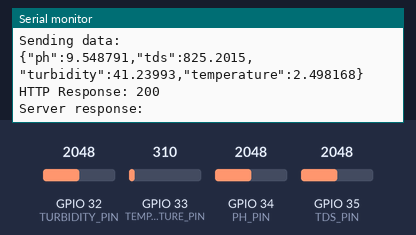
A sketch run on a simulated ESP32. On the bench: the last lines printed to the serial monitor. The test bench sets the inputs (shaded band); at power-on: GPIO 33 (TEMPERATURE_PIN) = 310, GPIO 32 (TURBIDITY_PIN) = 2048, GPIO 34 (PH_PIN) = 2048, GPIO 35 (TDS_PIN) = 2048. WiFi joins after 1.5 s; servers stay silent unless stated; uploads are accepted with an empty reply.

Above: at 3.7 s.
3.8 s: GPIO 33 (TEMPERATURE_PIN) set to 372
11.4 s: GPIO 32 (TURBIDITY_PIN) set to 2866
At 12.89 s:
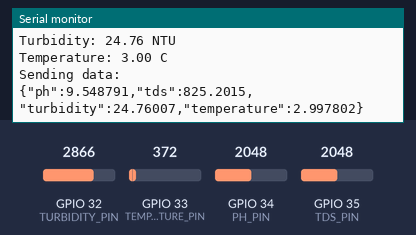
19.0 s: GPIO 34 (PH_PIN) set to 2866
At 24.5 s:
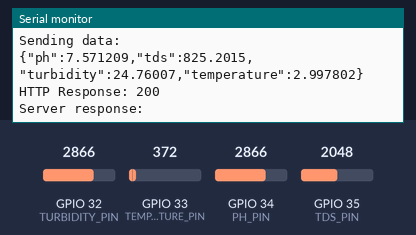
26.6 s: GPIO 35 (TDS_PIN) set to 2866
At 33.9 s:
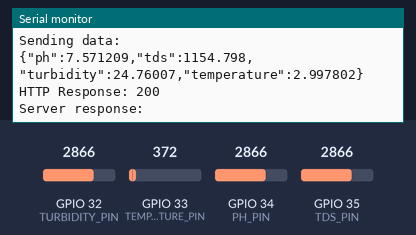
34.2 s: GPIO 33 (TEMPERATURE_PIN) set to 434
41.8 s: GPIO 32 (TURBIDITY_PIN) set to 3972
At 44.6 s:
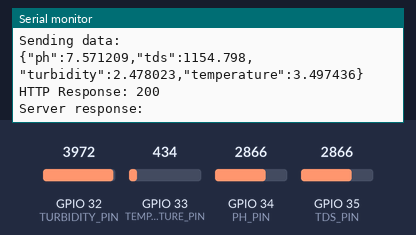
Timing chart, 0 to 46.1 s (numbered marks = the images above; inputs shaded):
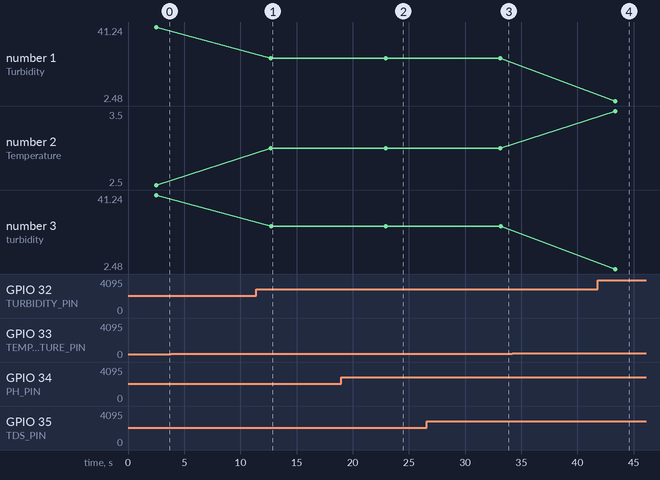

Measured:
- after the input at 11.4 s, the serial monitor: prints a new line after 1.3 s (image 1)
- after the input at 19.0 s, the serial monitor: prints a new line after 3.9 s (image 2)
- after the input at 26.6 s, the serial monitor: prints a new line after 6.5 s (image 3)
- after the input at 41.8 s, the serial monitor: prints a new line after 1.6 s (image 4)
- plotted number 1: 41.24 → 24.76 after the input at 11.4 s, 24.76 → 2.48 after the input at 41.8 s
- plotted number 3: 41.24 → 24.76 after the input at 11.4 s, 24.76 → 2.48 after the input at 41.8 s

The sketch:

esp32_water_monitoring.ino
```cpp
#include <WiFi.h>
#include <HTTPClient.h>
#include <ArduinoJson.h>

// =====================================================
// Wi-Fi Configuration
// =====================================================

const char* WIFI_SSID = "siri";
const char* WIFI_PASSWORD = "2323232";

// Replace with the IP address of the computer
// running your Flask backend.
const char* SERVER_URL =
    "http://YOUR_COMPUTER_IP:5000/api/predict";


// =====================================================
// Sensor Pins
// =====================================================

const int PH_PIN = 34;
const int TDS_PIN = 35;
const int TURBIDITY_PIN = 32;
const int TEMPERATURE_PIN = 33;


// =====================================================
// Setup
// =====================================================

void setup() {

  Serial.begin(115200);

  delay(1000);

  Serial.println();
  Serial.println("================================");
  Serial.println("IoT Water Quality Monitoring");
  Serial.println("================================");

  // Connect to Wi-Fi
  WiFi.begin(
      WIFI_SSID,
      WIFI_PASSWORD
  );

  Serial.print("Connecting to Wi-Fi");

  while (WiFi.status() != WL_CONNECTED) {

    delay(500);

    Serial.print(".");
  }

  Serial.println();

  Serial.println("Wi-Fi connected!");

  Serial.print("ESP32 IP Address: ");

  Serial.println(
      WiFi.localIP()
  );
}


// =====================================================
// Read pH
// =====================================================

float readPH() {

  int rawValue = analogRead(PH_PIN);

  float voltage =
      rawValue * (3.3 / 4095.0);

  // Basic example conversion.
  // Calibrate this according to your actual
  // pH sensor before real deployment.

  float ph =
      7.0 + ((2.5 - voltage) * 3.0);

  return ph;
}


// =====================================================
// Read TDS
// =====================================================

float readTDS() {

  int rawValue =
      analogRead(TDS_PIN);

  float voltage =
      rawValue * (3.3 / 4095.0);

  // Basic placeholder conversion.
  // Replace with your sensor's calibrated
  // TDS conversion formula.

  float tds =
      voltage * 500.0;

  return tds;
}


// =====================================================
// Read Turbidity
// =====================================================

float readTurbidity() {

  int rawValue =
      analogRead(TURBIDITY_PIN);

  float voltage =
      rawValue * (3.3 / 4095.0);

  // Basic example conversion.
  // Calibrate according to the actual
  // turbidity sensor.

  float turbidity =
      (3.3 - voltage) * 25.0;

  if (turbidity < 0) {

    turbidity = 0;
  }

  return turbidity;
}


// =====================================================
// Read Temperature
// =====================================================

float readTemperature() {

  int rawValue =
      analogRead(TEMPERATURE_PIN);

  float voltage =
      rawValue * (3.3 / 4095.0);

  // Placeholder conversion.
  // Replace with the calibration formula
  // for your actual temperature sensor.

  float temperature =
      voltage * 10.0;

  return temperature;
}


// =====================================================
// Send Data to Flask
// =====================================================

void sendWaterQualityData(
    float ph,
    float tds,
    float turbidity,
    float temperature
) {

  if (WiFi.status() != WL_CONNECTED) {

    Serial.println(
        "Wi-Fi disconnected."
    );

    return;
  }


  HTTPClient http;

  http.begin(SERVER_URL);

  http.addHeader(
      "Content-Type",
      "application/json"
  );


  // Create JSON payload
  StaticJsonDocument<256> json;

  json["ph"] = ph;

  json["tds"] = tds;

  json["turbidity"] = turbidity;

  json["temperature"] = temperature;


  String requestBody;

  serializeJson(
      json,
      requestBody
  );


  Serial.println();
  Serial.println("Sending data:");

  Serial.println(
      requestBody
  );


  int httpResponseCode =
      http.POST(requestBody);


  if (httpResponseCode > 0) {

    Serial.print(
        "HTTP Response: "
    );

    Serial.println(
        httpResponseCode
    );


    String response =
        http.getString();


    Serial.println(
        "Server response:"
    );

    Serial.println(
        response
    );

  } else {

    Serial.print(
        "HTTP request failed: "
    );

    Serial.println(
        httpResponseCode
    );
  }


  http.end();
}


// =====================================================
// Main Loop
// =====================================================

void loop() {

  float ph =
      readPH();

  float tds =
      readTDS();

  float turbidity =
      readTurbidity();

  float temperature =
      readTemperature();


  // Display sensor readings
  Serial.println();
  Serial.println(
      "========== SENSOR DATA =========="
  );

  Serial.print("pH: ");
  Serial.println(ph);

  Serial.print("TDS: ");
  Serial.print(tds);
  Serial.println(" ppm");

  Serial.print("Turbidity: ");
  Serial.print(turbidity);
  Serial.println(" NTU");

  Serial.print("Temperature: ");
  Serial.print(temperature);
  Serial.println(" C");


  // Send readings to Flask
  sendWaterQualityData(
      ph,
      tds,
      turbidity,
      temperature
  );


  // Wait 10 seconds
  delay(10000);
}
```
